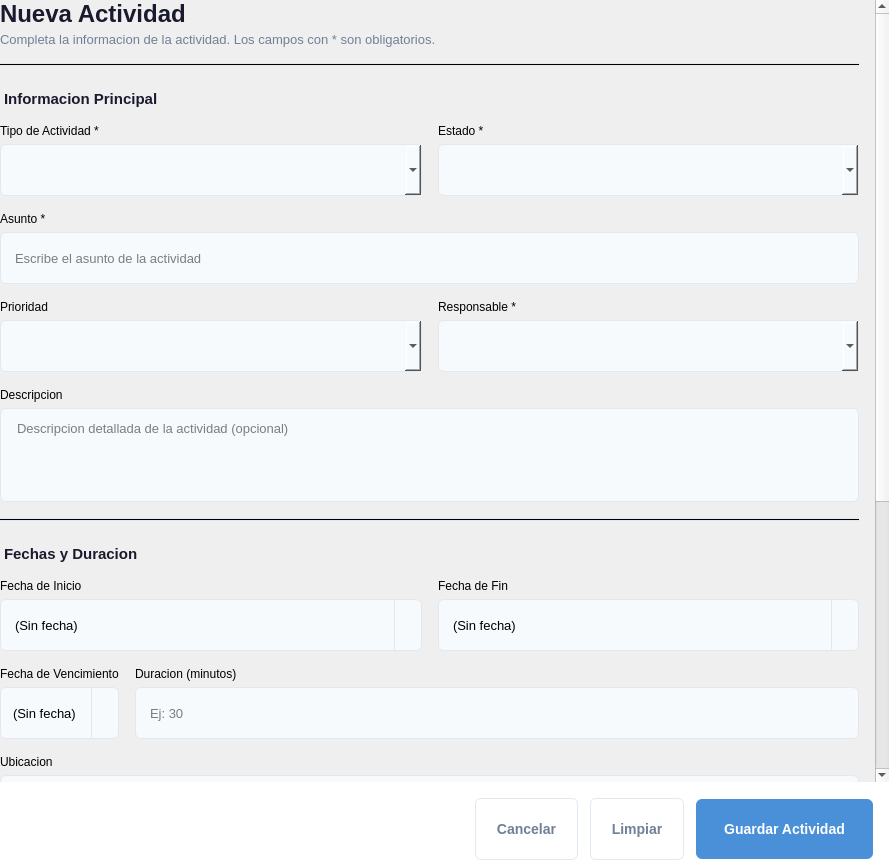
<?xml version="1.0" encoding="UTF-8"?>
<ui version="4.0">
 <class>ActividadForm</class>
 <widget class="QWidget" name="ActividadForm">
  <property name="geometry">
   <rect>
    <x>0</x>
    <y>0</y>
    <width>889</width>
    <height>860</height>
   </rect>
  </property>
  <property name="styleSheet">
   <string notr="true">
QWidget#ActividadForm {
    background-color: transparent;
}
QLabel#form_titulo {
    font-size: 24px;
    font-weight: bold;
    color: #1a1a2e;
}
QLabel#form_subtitulo {
    font-size: 13px;
    color: #718096;
}
QLabel#seccionPrincipal, QLabel#seccionFechas, QLabel#seccionRelaciones {
    font-size: 15px;
    font-weight: bold;
    color: #1a1a2e;
    padding-top: 8px;
}
QLabel.fieldLabel {
    font-size: 13px;
    color: #2d3748;
    font-weight: 600;
}
QLineEdit, QComboBox, QSpinBox, QDateEdit {
    padding: 8px 12px;
    border: 1px solid #e2e8f0;
    border-radius: 6px;
    background-color: #f7fafc;
    font-size: 13px;
    min-height: 34px;
}
QLineEdit:focus, QComboBox:focus, QSpinBox:focus, QDateEdit:focus {
    border: 1px solid #4a90d9;
    background-color: #ffffff;
}
QDateEdit::drop-down {
    border: none;
    border-left: 1px solid #e2e8f0;
    width: 26px;
}
QTextEdit {
    padding: 8px 12px;
    border: 1px solid #e2e8f0;
    border-radius: 6px;
    background-color: #f7fafc;
    font-size: 13px;
}
QTextEdit:focus {
    border: 1px solid #4a90d9;
    background-color: #ffffff;
}
QPushButton#btn_guardar {
    background-color: #4a90d9;
    color: white;
    border: none;
    border-radius: 6px;
    font-size: 14px;
    font-weight: 600;
    padding: 10px 28px;
    min-height: 40px;
}
QPushButton#btn_guardar:hover { background-color: #3a7bc8; }
QPushButton#btn_guardar:pressed { background-color: #2a6bb8; }
QPushButton#btn_limpiar {
    background-color: transparent;
    color: #718096;
    border: 1px solid #e2e8f0;
    border-radius: 6px;
    font-size: 14px;
    font-weight: 500;
    padding: 10px 20px;
    min-height: 40px;
}
QPushButton#btn_limpiar:hover { background-color: #f7fafc; color: #2d3748; }
QPushButton#btn_cancelar {
    background-color: transparent;
    color: #718096;
    border: 1px solid #e2e8f0;
    border-radius: 6px;
    font-size: 14px;
    font-weight: 500;
    padding: 10px 20px;
    min-height: 40px;
}
QPushButton#btn_cancelar:hover { background-color: #f7fafc; color: #2d3748; }
QFrame#sectionSeparator {
    background-color: #e2e8f0;
    min-height: 1px;
    max-height: 1px;
}
   </string>
  </property>

  <layout class="QVBoxLayout" name="mainLayout">
   <property name="leftMargin"><number>0</number></property>
   <property name="topMargin"><number>0</number></property>
   <property name="rightMargin"><number>0</number></property>
   <property name="bottomMargin"><number>0</number></property>
   <property name="spacing"><number>0</number></property>

   <!-- SCROLL AREA -->
   <item>
    <widget class="QScrollArea" name="scrollArea">
     <property name="widgetResizable"><bool>true</bool></property>
     <property name="frameShape"><enum>QFrame::NoFrame</enum></property>
     <widget class="QWidget" name="scrollContent">
      <layout class="QVBoxLayout" name="scrollLayout">
       <property name="leftMargin"><number>0</number></property>
       <property name="topMargin"><number>0</number></property>
       <property name="rightMargin"><number>16</number></property>
       <property name="bottomMargin"><number>16</number></property>
       <property name="spacing"><number>16</number></property>

       <!-- TITULO DEL FORMULARIO -->
       <item>
        <layout class="QVBoxLayout" name="tituloLayout">
         <property name="spacing"><number>4</number></property>
         <item>
          <widget class="QLabel" name="form_titulo">
           <property name="text"><string>Nueva Actividad</string></property>
          </widget>
         </item>
         <item>
          <widget class="QLabel" name="form_subtitulo">
           <property name="text"><string>Completa la informacion de la actividad. Los campos con * son obligatorios.</string></property>
          </widget>
         </item>
        </layout>
       </item>

       <!-- SEPARADOR -->
       <item>
        <widget class="QFrame" name="sectionSeparator">
         <property name="frameShape"><enum>QFrame::HLine</enum></property>
        </widget>
       </item>

       <!-- SECCION PRINCIPAL -->
       <item>
        <widget class="QLabel" name="seccionPrincipal">
         <property name="text"><string>Informacion Principal</string></property>
        </widget>
       </item>

       <!-- Tipo de Actividad y Estado -->
       <item>
        <layout class="QHBoxLayout" name="tipoEstadoLayout">
         <property name="spacing"><number>16</number></property>
         <item>
          <layout class="QVBoxLayout" name="tipoLayout">
           <property name="spacing"><number>6</number></property>
           <item>
            <widget class="QLabel" name="labelTipoActividad">
             <property name="text"><string>Tipo de Actividad *</string></property>
            </widget>
           </item>
           <item>
            <widget class="QComboBox" name="combo_tipo_actividad"/>
           </item>
          </layout>
         </item>
         <item>
          <layout class="QVBoxLayout" name="estadoLayout">
           <property name="spacing"><number>6</number></property>
           <item>
            <widget class="QLabel" name="labelEstado">
             <property name="text"><string>Estado *</string></property>
            </widget>
           </item>
           <item>
            <widget class="QComboBox" name="combo_estado_actividad"/>
           </item>
          </layout>
         </item>
        </layout>
       </item>

       <!-- Asunto -->
       <item>
        <layout class="QVBoxLayout" name="asuntoLayout">
         <property name="spacing"><number>6</number></property>
         <item>
          <widget class="QLabel" name="labelAsunto">
           <property name="text"><string>Asunto *</string></property>
          </widget>
         </item>
         <item>
          <widget class="QLineEdit" name="input_asunto">
           <property name="placeholderText"><string>Escribe el asunto de la actividad</string></property>
           <property name="maxLength"><number>255</number></property>
          </widget>
         </item>
        </layout>
       </item>

       <!-- Prioridad y Propietario -->
       <item>
        <layout class="QHBoxLayout" name="prioridadPropietarioLayout">
         <property name="spacing"><number>16</number></property>
         <item>
          <layout class="QVBoxLayout" name="prioridadLayout">
           <property name="spacing"><number>6</number></property>
           <item>
            <widget class="QLabel" name="labelPrioridad">
             <property name="text"><string>Prioridad</string></property>
            </widget>
           </item>
           <item>
            <widget class="QComboBox" name="combo_prioridad"/>
           </item>
          </layout>
         </item>
         <item>
          <layout class="QVBoxLayout" name="propietarioLayout">
           <property name="spacing"><number>6</number></property>
           <item>
            <widget class="QLabel" name="labelPropietario">
             <property name="text"><string>Responsable *</string></property>
            </widget>
           </item>
           <item>
            <widget class="QComboBox" name="combo_propietario"/>
           </item>
          </layout>
         </item>
        </layout>
       </item>

       <!-- Descripcion -->
       <item>
        <layout class="QVBoxLayout" name="descripcionLayout">
         <property name="spacing"><number>6</number></property>
         <item>
          <widget class="QLabel" name="labelDescripcion">
           <property name="text"><string>Descripcion</string></property>
          </widget>
         </item>
         <item>
          <widget class="QTextEdit" name="input_descripcion">
           <property name="placeholderText"><string>Descripcion detallada de la actividad (opcional)</string></property>
           <property name="maximumHeight"><number>100</number></property>
          </widget>
         </item>
        </layout>
       </item>

       <!-- SEPARADOR -->
       <item>
        <widget class="QFrame" name="sectionSeparator2">
         <property name="frameShape"><enum>QFrame::HLine</enum></property>
         <property name="styleSheet"><string>background-color: #e2e8f0; min-height: 1px; max-height: 1px;</string></property>
        </widget>
       </item>

       <!-- SECCION FECHAS -->
       <item>
        <widget class="QLabel" name="seccionFechas">
         <property name="text"><string>Fechas y Duracion</string></property>
        </widget>
       </item>

       <!-- Fecha Inicio y Fin -->
       <item>
        <layout class="QHBoxLayout" name="fechasLayout">
         <property name="spacing"><number>16</number></property>
         <item>
          <layout class="QVBoxLayout" name="fechaInicioLayout">
           <property name="spacing"><number>6</number></property>
           <item>
            <widget class="QLabel" name="labelFechaInicio">
             <property name="text"><string>Fecha de Inicio</string></property>
            </widget>
           </item>
           <item>
            <widget class="QDateEdit" name="input_fecha_inicio">
             <property name="calendarPopup"><bool>true</bool></property>
             <property name="displayFormat"><string>yyyy-MM-dd</string></property>
             <property name="specialValueText"><string>(Sin fecha)</string></property>
             <property name="minimumDate"><date><year>2000</year><month>1</month><day>1</day></date></property>
             <property name="date"><date><year>2000</year><month>1</month><day>1</day></date></property>
            </widget>
           </item>
          </layout>
         </item>
         <item>
          <layout class="QVBoxLayout" name="fechaFinLayout">
           <property name="spacing"><number>6</number></property>
           <item>
            <widget class="QLabel" name="labelFechaFin">
             <property name="text"><string>Fecha de Fin</string></property>
            </widget>
           </item>
           <item>
            <widget class="QDateEdit" name="input_fecha_fin">
             <property name="calendarPopup"><bool>true</bool></property>
             <property name="displayFormat"><string>yyyy-MM-dd</string></property>
             <property name="specialValueText"><string>(Sin fecha)</string></property>
             <property name="minimumDate"><date><year>2000</year><month>1</month><day>1</day></date></property>
             <property name="date"><date><year>2000</year><month>1</month><day>1</day></date></property>
            </widget>
           </item>
          </layout>
         </item>
        </layout>
       </item>

       <!-- Fecha Vencimiento y Duracion -->
       <item>
        <layout class="QHBoxLayout" name="vencimientoDuracionLayout">
         <property name="spacing"><number>16</number></property>
         <item>
          <layout class="QVBoxLayout" name="fechaVencimientoLayout">
           <property name="spacing"><number>6</number></property>
           <item>
            <widget class="QLabel" name="labelFechaVencimiento">
             <property name="text"><string>Fecha de Vencimiento</string></property>
            </widget>
           </item>
           <item>
            <widget class="QDateEdit" name="input_fecha_vencimiento">
             <property name="calendarPopup"><bool>true</bool></property>
             <property name="displayFormat"><string>yyyy-MM-dd</string></property>
             <property name="specialValueText"><string>(Sin fecha)</string></property>
             <property name="minimumDate"><date><year>2000</year><month>1</month><day>1</day></date></property>
             <property name="date"><date><year>2000</year><month>1</month><day>1</day></date></property>
            </widget>
           </item>
          </layout>
         </item>
         <item>
          <layout class="QVBoxLayout" name="duracionLayout">
           <property name="spacing"><number>6</number></property>
           <item>
            <widget class="QLabel" name="labelDuracion">
             <property name="text"><string>Duracion (minutos)</string></property>
            </widget>
           </item>
           <item>
            <widget class="QLineEdit" name="input_duracion_minutos">
             <property name="placeholderText"><string>Ej: 30</string></property>
            </widget>
           </item>
          </layout>
         </item>
        </layout>
       </item>

       <!-- Ubicacion -->
       <item>
        <layout class="QVBoxLayout" name="ubicacionLayout">
         <property name="spacing"><number>6</number></property>
         <item>
          <widget class="QLabel" name="labelUbicacion">
           <property name="text"><string>Ubicacion</string></property>
          </widget>
         </item>
         <item>
          <widget class="QLineEdit" name="input_ubicacion">
           <property name="placeholderText"><string>Lugar fisico o URL de reunion (opcional)</string></property>
          </widget>
         </item>
        </layout>
       </item>

       <!-- SEPARADOR -->
       <item>
        <widget class="QFrame" name="sectionSeparator3">
         <property name="frameShape"><enum>QFrame::HLine</enum></property>
         <property name="styleSheet"><string>background-color: #e2e8f0; min-height: 1px; max-height: 1px;</string></property>
        </widget>
       </item>

       <!-- SECCION RELACIONES -->
       <item>
        <widget class="QLabel" name="seccionRelaciones">
         <property name="text"><string>Relaciones</string></property>
        </widget>
       </item>

       <!-- Contacto y Empresa -->
       <item>
        <layout class="QHBoxLayout" name="contactoEmpresaLayout">
         <property name="spacing"><number>16</number></property>
         <item>
          <layout class="QVBoxLayout" name="contactoLayout">
           <property name="spacing"><number>6</number></property>
           <item>
            <widget class="QLabel" name="labelContacto">
             <property name="text"><string>Contacto</string></property>
            </widget>
           </item>
           <item>
            <widget class="QComboBox" name="combo_contacto"/>
           </item>
          </layout>
         </item>
         <item>
          <layout class="QVBoxLayout" name="empresaLayout">
           <property name="spacing"><number>6</number></property>
           <item>
            <widget class="QLabel" name="labelEmpresa">
             <property name="text"><string>Empresa</string></property>
            </widget>
           </item>
           <item>
            <widget class="QComboBox" name="combo_empresa"/>
           </item>
          </layout>
         </item>
        </layout>
       </item>

       <!-- Oportunidad -->
       <item>
        <layout class="QVBoxLayout" name="oportunidadLayout">
         <property name="spacing"><number>6</number></property>
         <item>
          <widget class="QLabel" name="labelOportunidad">
           <property name="text"><string>Oportunidad</string></property>
          </widget>
         </item>
         <item>
          <widget class="QComboBox" name="combo_oportunidad"/>
         </item>
        </layout>
       </item>

       <!-- Resultado -->
       <item>
        <layout class="QVBoxLayout" name="resultadoLayout">
         <property name="spacing"><number>6</number></property>
         <item>
          <widget class="QLabel" name="labelResultado">
           <property name="text"><string>Resultado</string></property>
          </widget>
         </item>
         <item>
          <widget class="QTextEdit" name="input_resultado">
           <property name="placeholderText"><string>Resultado o notas de seguimiento (opcional)</string></property>
           <property name="maximumHeight"><number>100</number></property>
          </widget>
         </item>
        </layout>
       </item>

       <!-- SPACER -->
       <item>
        <spacer name="bottomSpacer">
         <property name="orientation"><enum>Qt::Vertical</enum></property>
         <property name="sizeHint" stdset="0"><size><width>20</width><height>20</height></size></property>
        </spacer>
       </item>

      </layout>
     </widget>
    </widget>
   </item>

   <!-- BOTONES DE ACCION -->
   <item>
    <layout class="QHBoxLayout" name="botonesLayout">
     <property name="leftMargin"><number>0</number></property>
     <property name="topMargin"><number>16</number></property>
     <property name="rightMargin"><number>16</number></property>
     <property name="bottomMargin"><number>0</number></property>
     <property name="spacing"><number>12</number></property>
     <item>
      <spacer name="btnSpacer">
       <property name="orientation"><enum>Qt::Horizontal</enum></property>
       <property name="sizeHint" stdset="0"><size><width>40</width><height>20</height></size></property>
      </spacer>
     </item>
     <item>
      <widget class="QPushButton" name="btn_cancelar">
       <property name="text"><string>Cancelar</string></property>
       <property name="cursor"><cursorShape>PointingHandCursor</cursorShape></property>
      </widget>
     </item>
     <item>
      <widget class="QPushButton" name="btn_limpiar">
       <property name="text"><string>Limpiar</string></property>
       <property name="cursor"><cursorShape>PointingHandCursor</cursorShape></property>
      </widget>
     </item>
     <item>
      <widget class="QPushButton" name="btn_guardar">
       <property name="text"><string>Guardar Actividad</string></property>
       <property name="cursor"><cursorShape>PointingHandCursor</cursorShape></property>
      </widget>
     </item>
    </layout>
   </item>

  </layout>
 </widget>
 <resources/>
 <connections/>
</ui>
